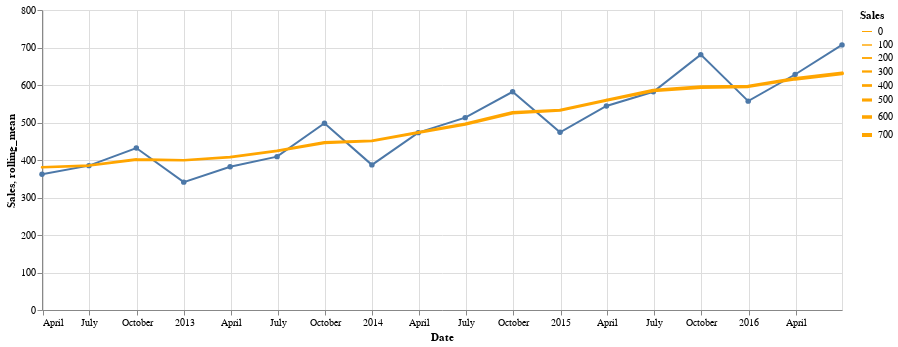

The cell this chart's notebook holds for it:
### Markdown cell above
Observations:
1. No null values
2. Length of the train set is 12 and we have 12 unique dates/quarters so no duplicate dates
3. Each year and quarter has 1 observation, so no duplicates and data is continuous

### Code cell
train_chart=alt.Chart(train.reset_index()).mark_line(point=True).encode(
    x='Date', 
    y='Sales', 
    tooltip=['Date', 'Sales'])

rolling_mean = alt.Chart(train.reset_index()).mark_trail(
    color='orange',
    size=1
).transform_window(
    rolling_mean='mean(Sales)',
    frame=[-4,4]
).encode(
    x='Date:T',
    y='rolling_mean:Q',
    size='Sales'
)

(train_chart + rolling_mean).properties(width=800)

### Figure 1 — Vega-Lite specification as saved in the notebook (floating-point values rounded to 4 significant figures)
{"config": {"view": {"continuousWidth": 400, "continuousHeight": 300}}, "layer": [{"data": {"name": "data-74dd0b556d75380e7718fb4a77af8d68"}, "mark": {"type": "line", "point": true}, "encoding": {"tooltip": [{"type": "temporal", "field": "Date"}, {"type": "quantitative", "field": "Sales"}], "x": {"type": "temporal", "field": "Date"}, "y": {"type": "quantitative", "field": "Sales"}}}, {"data": {"name": "data-74dd0b556d75380e7718fb4a77af8d68"}, "mark": {"type": "trail", "color": "orange", "size": 1}, "encoding": {"size": {"type": "quantitative", "field": "Sales"}, "x": {"type": "temporal", "field": "Date"}, "y": {"type": "quantitative", "field": "rolling_mean"}}, "transform": [{"window": [{"op": "mean", "field": "Sales", "as": "rolling_mean"}], "frame": [-4, 4]}]}], "width": 800, "$schema": "https://vega.github.io/schema/vega-lite/v4.0.2.json", "datasets": {"data-74dd0b556d75380e7718fb4a77af8d68": [{"Date": "2012-03-31T00:00:00", "Sales": 362.0}, {"Date": "2012-06-30T00:00:00", "Sales": 385.0}, {"Date": "2012-09-30T00:00:00", "Sales": 432.0}, {"Date": "2012-12-31T00:00:00", "Sales": 341.0}, {"Date": "2013-03-31T00:00:00", "Sales": 382.0}, {"Date": "2013-06-30T00:00:00", "Sales": 409.0}, {"Date": "2013-09-30T00:00:00", "Sales": 498.0}, {"Date": "2013-12-31T00:00:00", "Sales": 387.0}, {"Date": "2014-03-31T00:00:00", "Sales": 473.0}, {"Date": "2014-06-30T00:00:00", "Sales": 513.0}, {"Date": "2014-09-30T00:00:00", "Sales": 582.0}, {"Date": "2014-12-31T00:00:00", "Sales": 474.0}, {"Date": "2015-03-31T00:00:00", "Sales": 544.0}, {"Date": "2015-06-30T00:00:00", "Sales": 582.0}, {"Date": "2015-09-30T00:00:00", "Sales": 681.0}, {"Date": "2015-12-31T00:00:00", "Sales": 557.0}, {"Date": "2016-03-31T00:00:00", "Sales": 628.0}, {"Date": "2016-06-30T00:00:00", "Sales": 707.0}]}}
